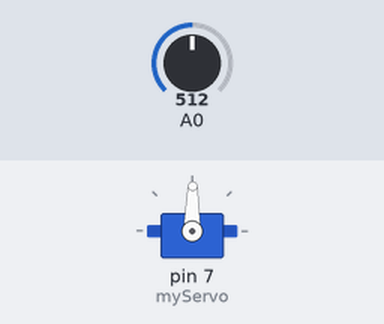
The sketch below on a simulated Arduino Uno, built with avr-gcc and run on an emulated ATmega328P. Parts: servo. The inputs (shaded band) are chosen by the test bench; at power-on: A0 = 512.

Above: at 1.2 s.
1.3 s: A0 set to 716
At 2.1 s:
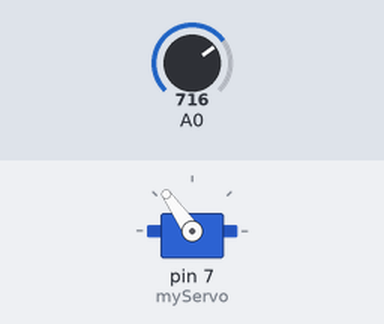
2.8 s: A0 set to 900
At 3.2 s:
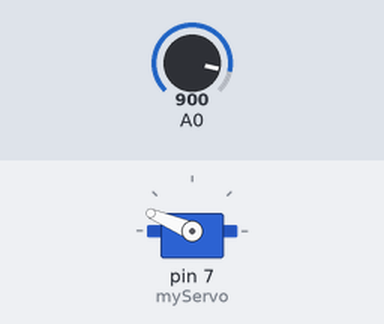
4.3 s: A0 set to 1023
At 5.5 s:
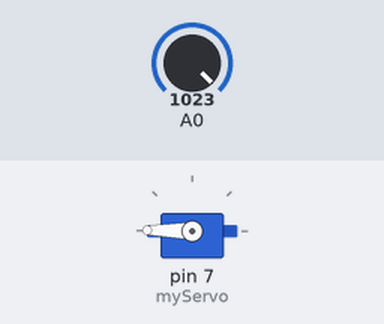
5.8 s: A0 set to 306
At 6.7 s:
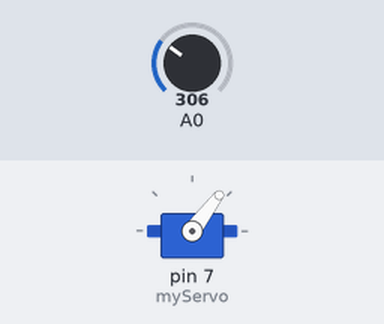
7.3 s: A0 set to 122
At 7.8 s:
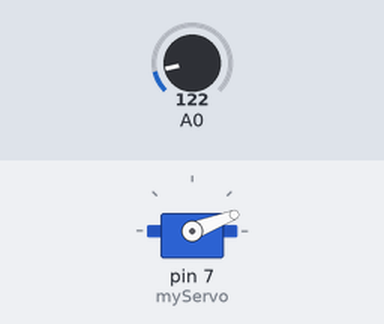
8.8 s: A0 set to 511
At 10.2 s:
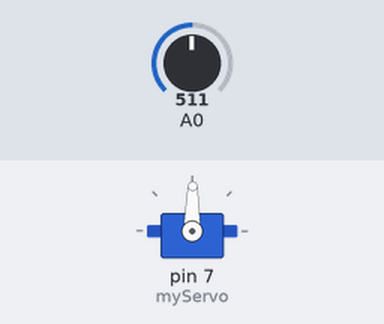
Timing chart, 0 to 11.3 s (numbered marks = the images above; inputs shaded):
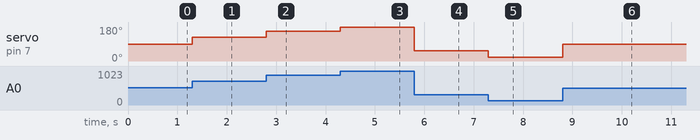

Measured:
- after the input at 1.3 s, servo on pin 7 (myServo): 89° → 125° at once
- after the input at 2.8 s, servo on pin 7 (myServo): 125° → 157° at once
- after the input at 4.3 s, servo on pin 7 (myServo): 157° → 179° at once
- after the input at 5.8 s, servo on pin 7 (myServo): 179° → 53° at once
- after the input at 7.3 s, servo on pin 7 (myServo): 53° → 21° at once
- after the input at 8.8 s, servo on pin 7 (myServo): 21° → 89° at once

The sketch:

servo.ino
```cpp
#include <Servo.h>
long lastServoMove = 0;
Servo myServo;

void setup() {
  Serial.begin(9600);
  myServo.attach(7);    // tell arduino to control pin 7 w/
                        // servo library
}

void loop() {
  int sensor = analogRead(A0);
  int angle = map(sensor,0,1023,0,179);

  // refresh servo every 20 ms
  if (millis() - lastServoMove >= 20) {
    myServo.write(angle);
    lastServoMove = millis();
  }

}
```
